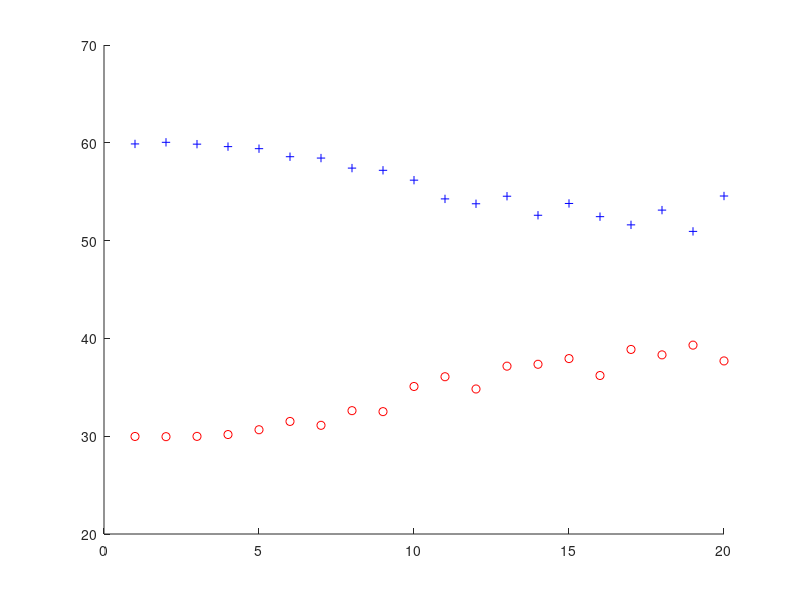
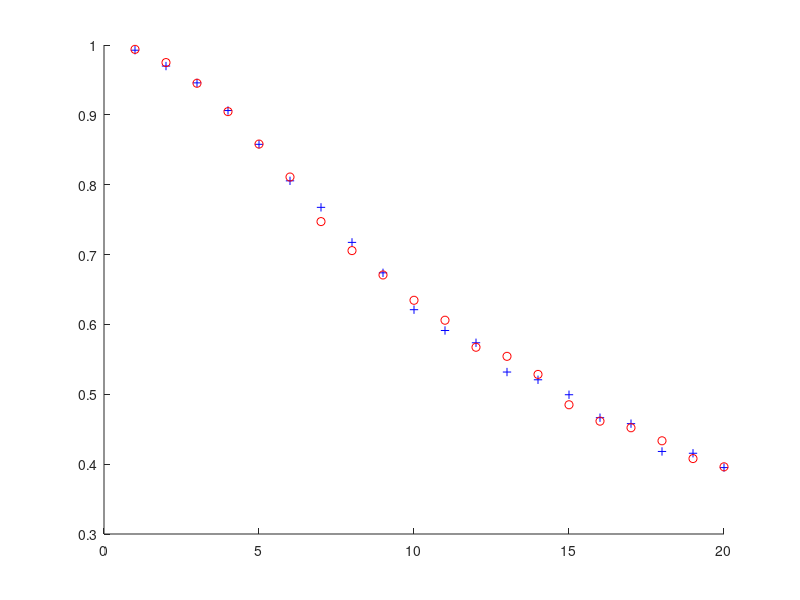

Recreate these plots in MATLAB, in order.
%% Afric_Sim_test_espirit
%% Initializations
% Setting up the enviornment
alpha = 1; %ground weighting factor
beta = 1;   %veg weighting factor
Pol_ground = [1;1;0]; %Multivatiant Ground
Pol_vegitation = [1;0;1]; %Multivariant Vegitation
ground_offset = -pi/3; % Ground Interferomitry offset
vegitation_offset = -pi/6;    % Vegitation Interferomitry offset
Window = 100;    %size of Ensamble Average Window
Averaged_samples = 20;
Noise_weight = 0.1;% Added Noise to the System
phi1 = zeros(Averaged_samples,1); phi2 = zeros(Averaged_samples,1);
mag1 = zeros(Averaged_samples,1); mag2 = zeros(Averaged_samples,1);

%% Matrix Calculations
% Implimenting a window. Esprit and SR techniques
for Averaged_sample = 1:Averaged_samples;
    Noise = Averaged_sample*Noise_weight;
    for i = 1:Window
        
        g =  Pol_ground*(sqrt(-2*log(1-rand(1,Window))).*exp(1i*2*pi*rand(1,Window)));
        v =  Pol_vegitation*(sqrt(-2*log(1-rand(1,Window))).*exp(1i*2*pi*rand(1,Window)));
        
        s1 = alpha*g + beta*v;
        s2 = alpha*exp(1i*ground_offset)*g + alpha*exp(1i*vegitation_offset)*v;
        
        s1_Noise = s1 + Noise*sqrt(-2*log(1-rand(3,Window))).*exp(1i*2*pi*rand(3,Window));
        s2_Noise = s2 + Noise*sqrt(-2*log(1-rand(3,Window))).*exp(1i*2*pi*rand(3,Window));
        
        R1 = s1_Noise*s1_Noise';
        R2 = s1_Noise*s2_Noise';
        
        A=pinv(R1)*R2;
        [u,c] = eig(A);
        
        sg = abs(Pol_ground'*u);
        [~,kk] = sort(sg,'descend');
        
        phi1(Averaged_sample) = phi1(Averaged_sample) + angle(c(kk(1),kk(1)))/Window;
        mag1(Averaged_sample) = mag1(Averaged_sample) + abs(c(kk(1),kk(1)))/Window;
        
        sv = abs(Pol_vegitation'*u);
        [~,kk] = sort(sv,'descend');
        
        phi2(Averaged_sample) = phi2(Averaged_sample) + angle(c(kk(1),kk(1)))/Window;
        mag2(Averaged_sample) = mag2(Averaged_sample) + abs(c(kk(1),kk(1)))/Window;
        
    end
end

%% Ploting Results
figure(1)
hold on;
plot(phi1*180/pi,'b+');
plot(phi2*180/pi,'ro');
hold off

figure(2)
hold on;
plot(mag1,'b+');
plot(mag2,'ro');
hold off;
